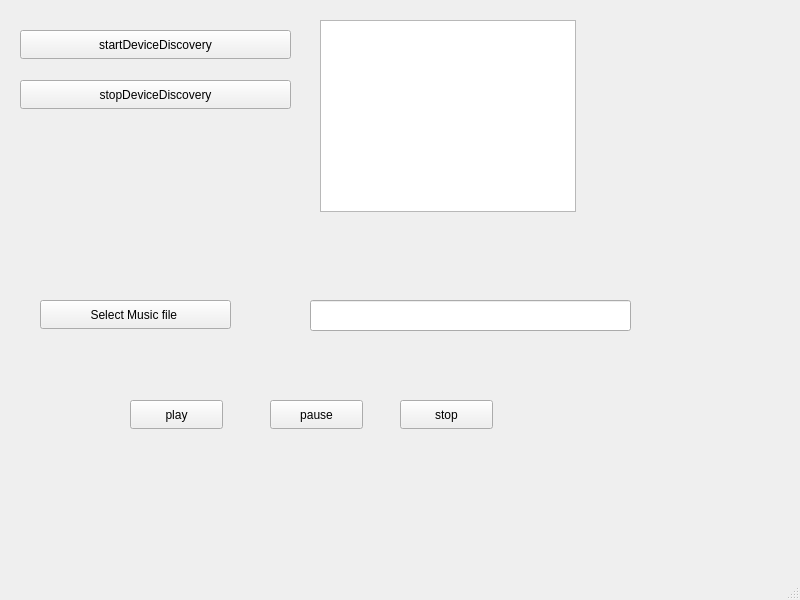
<?xml version="1.0" encoding="UTF-8"?>
<ui version="4.0">
 <class>MainWindow</class>
 <widget class="QMainWindow" name="MainWindow">
  <property name="geometry">
   <rect>
    <x>0</x>
    <y>0</y>
    <width>800</width>
    <height>600</height>
   </rect>
  </property>
  <property name="windowTitle">
   <string>MainWindow</string>
  </property>
  <widget class="QWidget" name="centralwidget">
   <widget class="QPushButton" name="btnStartScan">
    <property name="geometry">
     <rect>
      <x>20</x>
      <y>30</y>
      <width>271</width>
      <height>29</height>
     </rect>
    </property>
    <property name="text">
     <string>startDeviceDiscovery</string>
    </property>
   </widget>
   <widget class="QPushButton" name="btnStopScan">
    <property name="geometry">
     <rect>
      <x>20</x>
      <y>80</y>
      <width>271</width>
      <height>29</height>
     </rect>
    </property>
    <property name="text">
     <string>stopDeviceDiscovery</string>
    </property>
   </widget>
   <widget class="QListWidget" name="listDevices">
    <property name="geometry">
     <rect>
      <x>320</x>
      <y>20</y>
      <width>256</width>
      <height>192</height>
     </rect>
    </property>
   </widget>
   <widget class="QPushButton" name="btnSelectFile">
    <property name="geometry">
     <rect>
      <x>40</x>
      <y>300</y>
      <width>191</width>
      <height>29</height>
     </rect>
    </property>
    <property name="text">
     <string>Select Music file </string>
    </property>
   </widget>
   <widget class="QPushButton" name="btnPlay">
    <property name="geometry">
     <rect>
      <x>130</x>
      <y>400</y>
      <width>93</width>
      <height>29</height>
     </rect>
    </property>
    <property name="text">
     <string>play</string>
    </property>
   </widget>
   <widget class="QPushButton" name="btnPause">
    <property name="geometry">
     <rect>
      <x>270</x>
      <y>400</y>
      <width>93</width>
      <height>29</height>
     </rect>
    </property>
    <property name="text">
     <string>pause</string>
    </property>
   </widget>
   <widget class="QPushButton" name="btnStop">
    <property name="geometry">
     <rect>
      <x>400</x>
      <y>400</y>
      <width>93</width>
      <height>29</height>
     </rect>
    </property>
    <property name="text">
     <string>stop</string>
    </property>
   </widget>
   <widget class="QLineEdit" name="txtFilePath">
    <property name="geometry">
     <rect>
      <x>310</x>
      <y>300</y>
      <width>321</width>
      <height>31</height>
     </rect>
    </property>
   </widget>
  </widget>
  <widget class="QMenuBar" name="menubar">
   <property name="geometry">
    <rect>
     <x>0</x>
     <y>0</y>
     <width>800</width>
     <height>26</height>
    </rect>
   </property>
  </widget>
  <widget class="QStatusBar" name="statusbar"/>
 </widget>
 <resources/>
 <connections/>
</ui>
